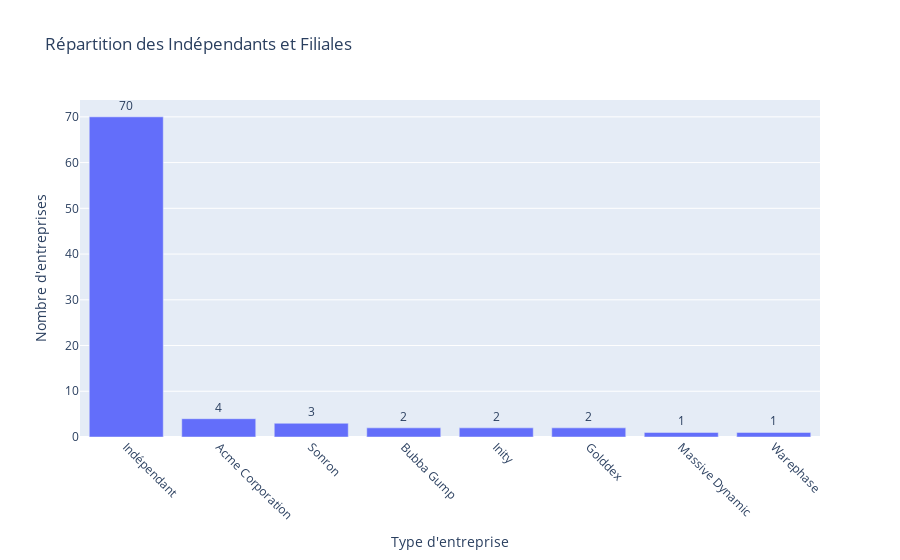

Notebook source saved alongside this figure:
### Code cell
# visualisation avec ploty
import plotly.express as px
import pandas as pd


# Préparer un DataFrame pour Plotly
filiales_counts_df = filiales_counts.reset_index()
filiales_counts_df.columns = ["Type d'entreprise", "Nombre d'entreprises"]  

# Créer un graphique à barres avec Plotly
fig = px.bar(
    filiales_counts_df,
    x="Type d'entreprise",  
    y="Nombre d'entreprises",  
    title="Répartition des Indépendants et Filiales",
    labels={"Type d'entreprise", "Nombre d'entreprises"},
    text="Nombre d'entreprises"  
)

# Améliorer la présentation
fig.update_traces(textposition="outside")  
fig.update_layout(xaxis=dict(tickangle=45))  

# Afficher le graphique
fig.show()

### Figure 1 — Plotly figure (JSON) as saved in the notebook; plotly's stock layout.template omitted (floating-point values rounded to 4 significant figures)
{"data": [{"alignmentgroup": "True", "hovertemplate": "Type d'entreprise=%{x}<br>Nombre d'entreprises=%{text}<extra></extra>", "legendgroup": "", "marker": {"color": "#636efa", "pattern": {"shape": ""}}, "name": "", "offsetgroup": "", "orientation": "v", "showlegend": false, "text": [70, 4, 3, 2, 2, 2, 1, 1], "textposition": "outside", "type": "bar", "x": ["Indépendant", "Acme Corporation", "Sonron", "Bubba Gump", "Inity", "Golddex", "Massive Dynamic", "Warephase"], "xaxis": "x", "y": [70, 4, 3, 2, 2, 2, 1, 1], "yaxis": "y"}], "layout": {"barmode": "relative", "legend": {"tracegroupgap": 0}, "title": {"text": "Répartition des Indépendants et Filiales"}, "xaxis": {"anchor": "y", "domain": [0, 1], "tickangle": 45, "title": {"text": "Type d'entreprise"}}, "yaxis": {"anchor": "x", "domain": [0, 1], "title": {"text": "Nombre d'entreprises"}}}}
